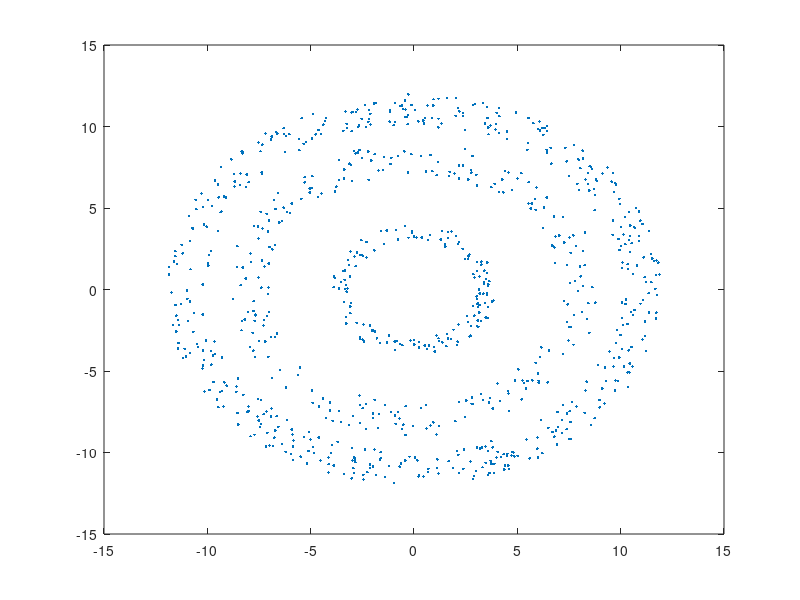

Reproduce this figure in MATLAB. (Note: this script raises an error after producing the figure.)
%% 
% Open it as live script!!!
% 
% Load data.

load('Data/cluster_data.mat');
X = cluster_data;
plot(X(:, 1), X(:, 2), '.');
%% 
% k is the number of clusters.

k = 3;
X = (X - mean(X, 1)) ./ (max(X, [], 1) - min(X, [], 1));
y = NSPC(X, k, 0.02);
%%
scatter(X(:, 1), X(:, 2), [], y);